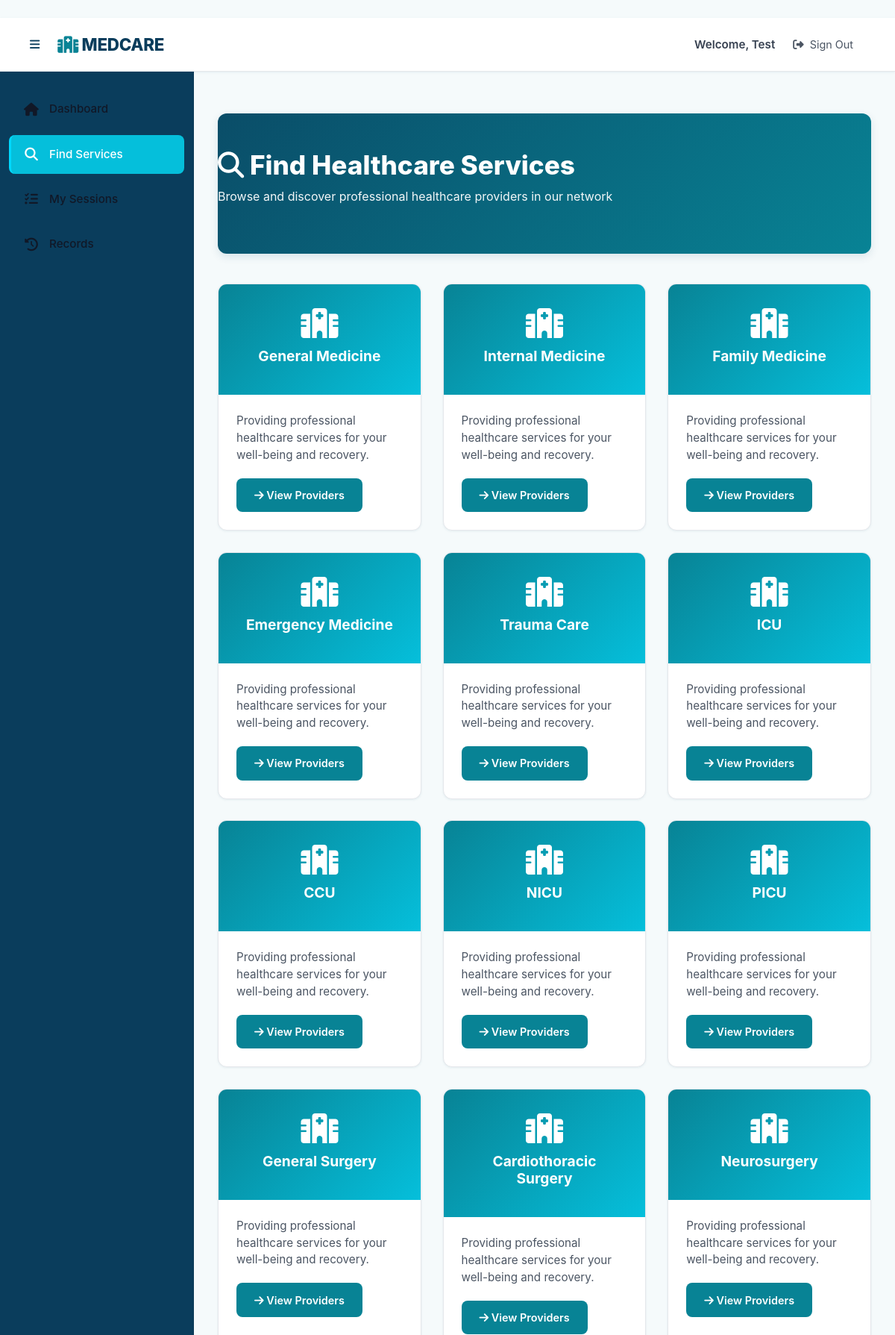
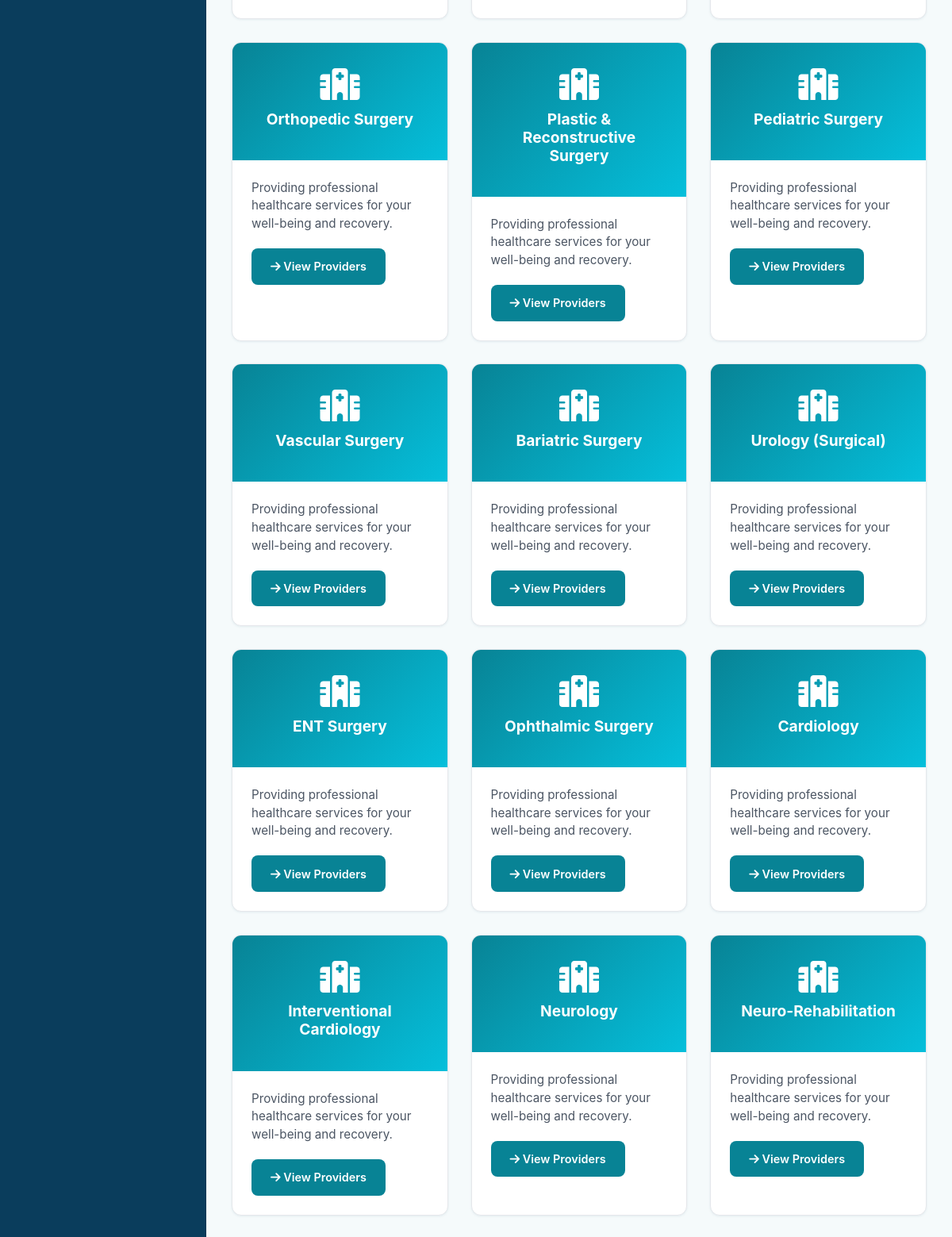
Screenshot of /clientele/clinics (signed in, upper part) with the database file from the repository (2 pictures, top to bottom).
### models.py (models this page shows, shortened)
class Account(db.Model, UserMixin):
    __tablename__ = "account"
    account_id = db.Column(db.Integer, primary_key=True)
    email_address = db.Column(db.String(120), unique=True, nullable=False)
    credential_hash = db.Column(db.String(255))
    given_name = db.Column(db.String(80))
    surname = db.Column(db.String(80))
    tier_id = db.Column(db.Integer, db.ForeignKey("access_level.tier_id"))
    is_enabled = db.Column(db.Boolean, default=True)
    created_on = db.Column(db.DateTime, default=datetime.utcnow)
    access_tier = db.relationship("AccessLevel")

class Clinic(db.Model):
    __tablename__ = "clinic"
    clinic_id = db.Column(db.Integer, primary_key=True)
    clinic_title = db.Column(db.String(120), unique=True, nullable=False)
    clinic_notes = db.Column(db.Text)

### routes/clientele.py (the view)
@clientele_bp.route('/clinics')
@login_required
@recipient_only
def browse_clinics():
    clinics = Clinic.query.all()
    return render_template('clientele/browse_clinics.html', clinics=clinics)

### app.py (called while the page is built)
@login_mgr.user_loader
def load_user(user_id):
    try:
        return Account.query.get(int(user_id))
    except:
        return None

### routes/clientele.py (called while the page is built)
def recipient_only(view_func):
    @wraps(view_func)
    def wrapper(*args, **kwargs):
        if not current_user.is_authenticated or current_user.access_tier.tier_name != 'patient':
            flash('Patient access required.', 'error')
            return redirect(url_for('home'))
        return view_func(*args, **kwargs)
    return wrapper

### templates/clientele/browse_clinics.html (shortened to what this page needs)
{% extends "base.html" %}
{% block content %}
<div class="page-content">
    <div class="portal-header">
        <h1><i class="fas fa-search"></i> Find Healthcare Services</h1>
        <p>Browse and discover professional healthcare providers in our network</p>
    </div>
    {% if clinics %}
        <div class="service-grid">
            {% for clinic in clinics %}
            <div class="service-card">
                <div class="service-card-header">
                    <i class="fas fa-hospital"></i>
                    <h3 class="service-card-title">{{ clinic.clinic_title }}</h3>
                </div>
                <div class="service-card-body">
                    <p class="service-card-desc">
                        {{ clinic.clinic_notes or 'Providing professional healthcare services for your well-being and recovery.' }}
                    </p>
                    <a href="{{ url_for('clientele.search_providers', clinic_id=clinic.clinic_id) }}" class="service-card-btn">
                        <i class="fas fa-arrow-right"></i> View Providers
                    </a>
                </div>
            </div>
            {% endfor %}
        </div>
    {% else %}
        <div class="empty-state">
            <i class="fas fa-inbox"></i>
            <h3 class="empty-state-title">No Services Available</h3>
            <p class="empty-state-desc">Currently, there are no healthcare services available. Please check back later.</p>
        </div>
    {% endif %}
</div>
{% endblock %}

### templates/base.html (shortened to what this page needs)
﻿<!doctype html>
<html lang="en">
  <head>
    <link href="https://cdn.jsdelivr.net/npm/bootstrap@5.3.2/dist/css/bootstrap.min.css" rel="stylesheet">
    <link rel="stylesheet" href="https://cdnjs.cloudflare.com/ajax/libs/font-awesome/6.4.0/css/all.min.css">
    <link rel="stylesheet" href="{{ url_for('static', filename='style.css') }}">
  </head>
  <body class="app-body">
    <div class="app-layout">
      <nav class="app-navbar">
        <div class="navbar-content d-flex justify-content-between align-items-center px-3">
          <div class="navbar-brand-section d-flex align-items-center">
            <button class="sidebar-toggle btn btn-link p-0 me-2" id="sidebarToggle" aria-label="Toggle sidebar">
              <i class="fas fa-bars"></i>
            </button>
            <a href="{{ url_for('home') }}" class="navbar-brand">
              <i class="fas fa-hospital"></i> MEDCARE
            </a>
          </div>
          <div class="navbar-user-section">
            {% if current_user.is_authenticated %}
              <div class="user-info d-flex align-items-center gap-2">
                <span class="user-greeting">Welcome, {{ current_user.given_name or 'User' }}</span>
                <a href="{{ url_for('identity.signout') }}" class="navbar-link">
                  <i class="fas fa-sign-out-alt"></i> Sign Out
                </a>
              </div>
            {% else %}
              <a href="{{ url_for('identity.signin') }}" class="navbar-link">
                <i class="fas fa-sign-in-alt"></i> Sign In
              </a>
            {% endif %}
          </div>
        </div>
      </nav>
      <div class="app-container d-flex">
        {% if current_user.is_authenticated %}
        <aside class="app-sidebar" id="appSidebar">
          <nav class="sidebar-menu d-flex flex-column">
            {% if current_user.access_tier.tier_name == 'admin' %}
              <a href="{{ url_for('governance.hub') }}" class="sidebar-item {% if request.endpoint == 'governance.hub' %}active{% endif %}">
                <i class="fas fa-chart-line"></i><span class="item-text">Dashboard</span>
              </a>
              <a href="{{ url_for('governance.list_providers') }}" class="sidebar-item {% if request.endpoint == 'governance.list_providers' %}active{% endif %}">
                <i class="fas fa-user-md"></i><span class="item-text">Doctors</span>
              </a>
              <a href="{{ url_for('governance.list_recipients') }}" class="sidebar-item {% if request.endpoint == 'governance.list_recipients' %}active{% endif %}">
                <i class="fas fa-users"></i><span class="item-text">Patients</span>
              </a>
              <a href="{{ url_for('governance.list_clinics') }}" class="sidebar-item {% if request.endpoint == 'governance.list_clinics' %}active{% endif %}">
                <i class="fas fa-clinic-medical"></i><span class="item-text">Services</span>
              </a>
              <a href="{{ url_for('governance.list_sessions') }}" class="sidebar-item {% if request.endpoint == 'governance.list_sessions' %}active{% endif %}">
                <i class="fas fa-calendar-check"></i><span class="item-text">Sessions</span>
              </a>
            {% elif current_user.access_tier.tier_name == 'patient' %}
              <a href="{{ url_for('clientele.hub') }}" class="sidebar-item {% if request.endpoint == 'clientele.hub' %}active{% endif %}">
                <i class="fas fa-home"></i><span class="item-text">Dashboard</span>
              </a>
              <a href="{{ url_for('clientele.browse_clinics') }}" class="sidebar-item {% if request.endpoint == 'clientele.browse_clinics' %}active{% endif %}">
                <i class="fas fa-search"></i><span class="item-text">Find Services</span>
              </a>
              <a href="{{ url_for('clientele.view_sessions') }}" class="sidebar-item {% if request.endpoint == 'clientele.view_sessions' %}active{% endif %}">
                <i class="fas fa-list-check"></i><span class="item-text">My Sessions</span>
              </a>
              <a href="{{ url_for('clientele.treatment_history') }}" class="sidebar-item {% if request.endpoint == 'clientele.treatment_history' %}active{% endif %}">
                <i class="fas fa-history"></i><span class="item-text">Records</span>
              </a>
            {% endif %}
          </nav>
        </aside>
        {% endif %}
        <main class="app-main flex-grow-1">
          <div class="page-content">
            {% block content %}{% endblock %}
          </div>
        </main>
      </div>
    </div>
  </body>
</html>

### rows the page displays
Account: given_name "Test"
Clinic: clinic_title "General Medicine", clinic_notes "Providing professional healthcare services for your well-being and recovery."
Clinic: clinic_title "Internal Medicine", clinic_notes "Providing professional healthcare services for your well-being and recovery."
Clinic: clinic_title "Family Medicine", clinic_notes "Providing professional healthcare services for your well-being and recovery."
Clinic: clinic_title "Emergency Medicine", clinic_notes "Providing professional healthcare services for your well-being and recovery."
Clinic: clinic_title "Trauma Care", clinic_notes "Providing professional healthcare services for your well-being and recovery."
Clinic: clinic_title "ICU", clinic_notes "Providing professional healthcare services for your well-being and recovery."
Clinic: clinic_title "CCU", clinic_notes "Providing professional healthcare services for your well-being and recovery."
Clinic: clinic_title "NICU", clinic_notes "Providing professional healthcare services for your well-being and recovery."
Clinic: clinic_title "PICU", clinic_notes "Providing professional healthcare services for your well-being and recovery."
Clinic: clinic_title "General Surgery", clinic_notes "Providing professional healthcare services for your well-being and recovery."
Clinic: clinic_title "Cardiothoracic Surgery", clinic_notes "Providing professional healthcare services for your well-being and recovery."
Clinic: clinic_title "Neurosurgery", clinic_notes "Providing professional healthcare services for your well-being and recovery."
Clinic: clinic_title "Orthopedic Surgery", clinic_notes "Providing professional healthcare services for your well-being and recovery."
Clinic: clinic_title "Plastic & Reconstructive Surgery", clinic_notes "Providing professional healthcare services for your well-being and recovery."
Clinic: clinic_title "Pediatric Surgery", clinic_notes "Providing professional healthcare services for your well-being and recovery."
Clinic: clinic_title "Vascular Surgery", clinic_notes "Providing professional healthcare services for your well-being and recovery."
Clinic: clinic_title "Bariatric Surgery", clinic_notes "Providing professional healthcare services for your well-being and recovery."
Clinic: clinic_title "Urology (Surgical)", clinic_notes "Providing professional healthcare services for your well-being and recovery."
Clinic: clinic_title "ENT Surgery", clinic_notes "Providing professional healthcare services for your well-being and recovery."
Clinic: clinic_title "Ophthalmic Surgery", clinic_notes "Providing professional healthcare services for your well-being and recovery."
Clinic: clinic_title "Cardiology", clinic_notes "Providing professional healthcare services for your well-being and recovery."
Clinic: clinic_title "Interventional Cardiology", clinic_notes "Providing professional healthcare services for your well-being and recovery."
Clinic: clinic_title "Neurology", clinic_notes "Providing professional healthcare services for your well-being and recovery."
Clinic: clinic_title "Neuro-Rehabilitation", clinic_notes "Providing professional healthcare services for your well-being and recovery."
